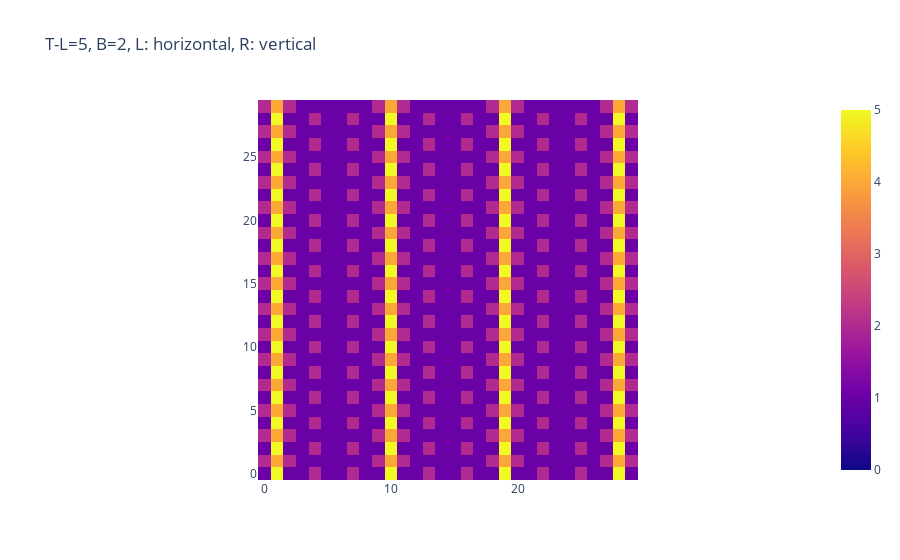
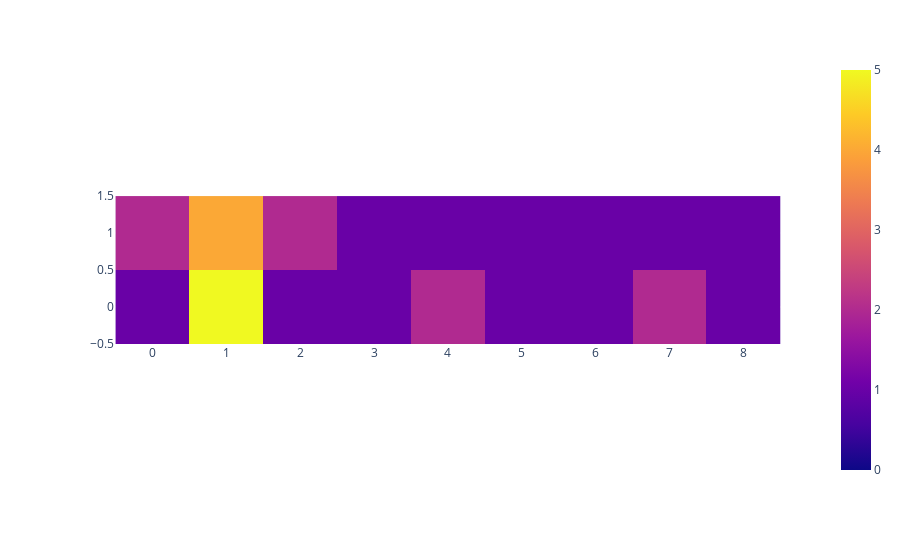

Here is the notebook cell these charts were saved with, in order:
### Markdown cell above
## Translations

### Code cell
e, b = 5, 2
shift = max(0, e - b - 1)
size = 30
tamed_matrix = []
df = pd.read_csv(f"data/fix_T-L_B/T-L={e}_B={b}_100x100.csv")
matrix = np.transpose(df.values)
for r in range(size):
    seq = []
    s = b + r + b%2 - 1 #0  #int((b+r)/2) -5 + 0*(b+r-e)%2  #
    for i in range(size):
        try:
            seq += [matrix[r + shift][s + i]]
        except:
            seq += [0]
    tamed_matrix += [seq]
tamed_matrix = np.array(tamed_matrix)
px.imshow(
    tamed_matrix,
    origin="lower",
    zmin=0,
    title=f"T-L={e}, B={b}, L: horizontal, R: vertical",
).show()
fig = px.imshow(tamed_matrix[:b, : 2 * e - 1], origin="lower", zmin=0, aspect="equal",)
fig.show()

### Figure 1 — Plotly figure (JSON) as saved in the notebook; plotly's stock layout.template omitted (floating-point values rounded to 4 significant figures; data arrays with more than 128 entries replaced by an {"elided": "..."} marker saying what was removed)
{"data": [{"coloraxis": "coloraxis", "hovertemplate": "x: %{x}<br>y: %{y}<br>color: %{z}<extra></extra>", "name": "0", "type": "heatmap", "xaxis": "x", "yaxis": "y", "z": {"elided": "30x30 int values"}}], "layout": {"autosize": true, "coloraxis": {"cmax": 5, "cmin": 0, "colorscale": [[0, "#0d0887"], [0.1111, "#46039f"], [0.2222, "#7201a8"], [0.3333, "#9c179e"], [0.4444, "#bd3786"], [0.5556, "#d8576b"], [0.6667, "#ed7953"], [0.7778, "#fb9f3a"], [0.8889, "#fdca26"], [1, "#f0f921"]]}, "title": {"text": "T-L=5, B=2, L: horizontal, R: vertical"}, "xaxis": {"anchor": "y", "autorange": true, "constrain": "domain", "domain": [0.2251, 0.7749], "range": [-0.5, 29.5], "scaleanchor": "y"}, "yaxis": {"anchor": "x", "autorange": true, "constrain": "domain", "domain": [0, 1], "range": [-0.5, 29.5]}}}

### Figure 2 — Plotly figure (JSON) as saved in the notebook; plotly's stock layout.template omitted (floating-point values rounded to 4 significant figures)
{"data": [{"coloraxis": "coloraxis", "hovertemplate": "x: %{x}<br>y: %{y}<br>color: %{z}<extra></extra>", "name": "0", "type": "heatmap", "xaxis": "x", "yaxis": "y", "z": [[1, 5, 1, 1, 2, 1, 1, 2, 1], [2, 4, 2, 1, 1, 1, 1, 1, 1]]}], "layout": {"autosize": true, "coloraxis": {"cmax": 5, "cmin": 0, "colorscale": [[0, "#0d0887"], [0.1111, "#46039f"], [0.2222, "#7201a8"], [0.3333, "#9c179e"], [0.4444, "#bd3786"], [0.5556, "#d8576b"], [0.6667, "#ed7953"], [0.7778, "#fb9f3a"], [0.8889, "#fdca26"], [1, "#f0f921"]]}, "margin": {"t": 60}, "xaxis": {"anchor": "y", "autorange": true, "constrain": "domain", "domain": [0, 1], "range": [-0.5, 8.5], "scaleanchor": "y"}, "yaxis": {"anchor": "x", "autorange": true, "constrain": "domain", "domain": [0.324, 0.676], "range": [-0.5, 1.5]}}}
